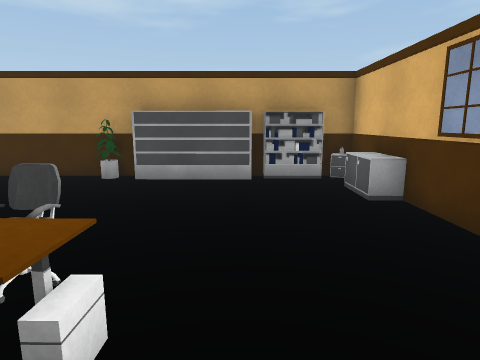
View 1 (above)

22 first-person views from a walk through a scene from a Unity 3-D project. The camera is 1.5 m above the floor, tilts 10° down and sees 75° across. The floor is counted in squares, 1 m on a side. Each view is taken from the middle of a square. On the plan, view 1 faces up. The plan holds only what a view shows up to about 15 squares ahead; the rest is blank.

View 2
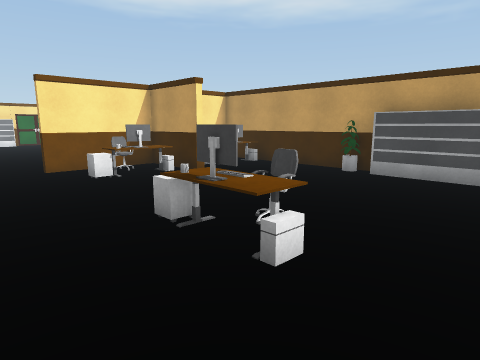

View 3
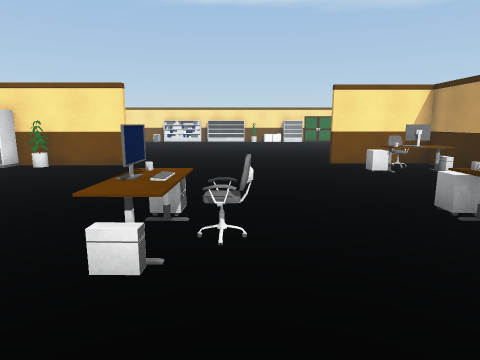

View 4
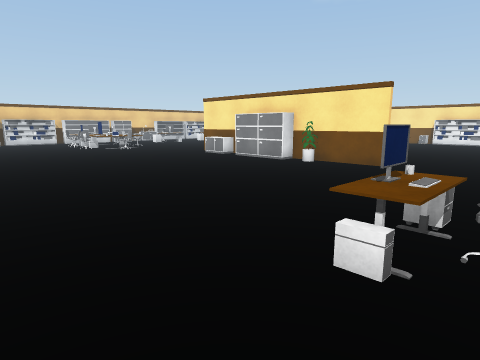

View 5
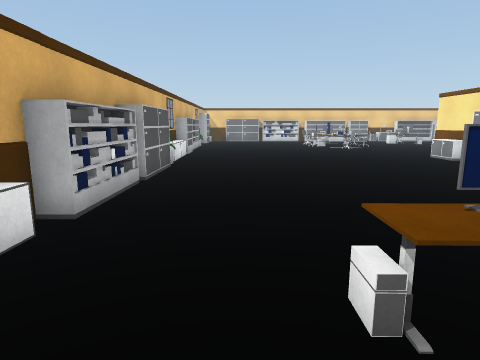

View 6
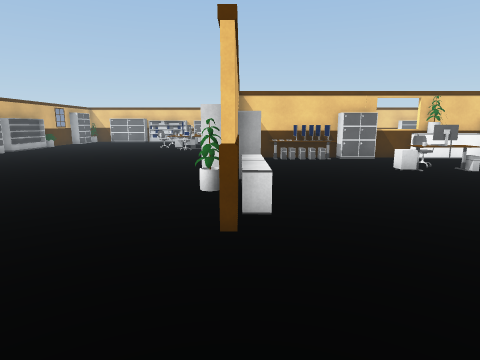

View 7
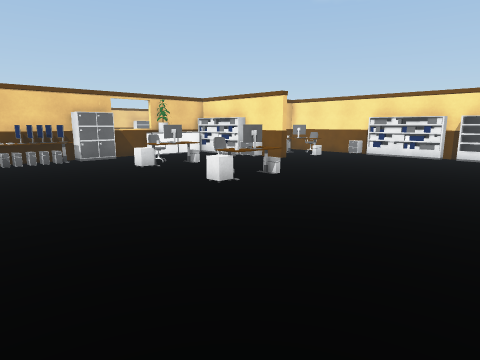

View 8
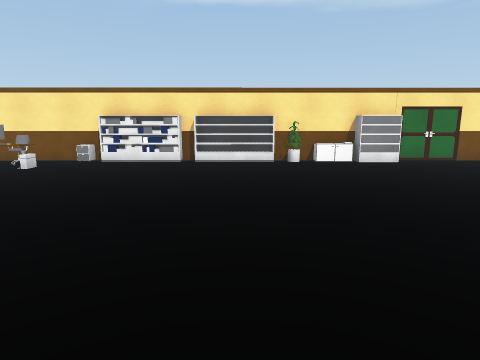

View 9
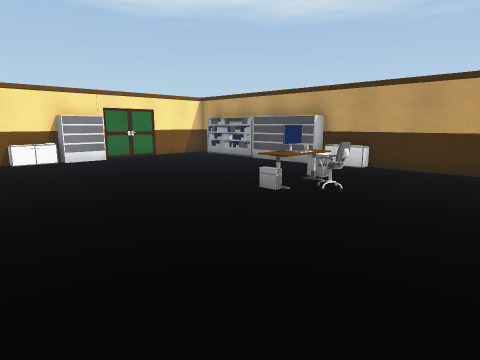

View 10
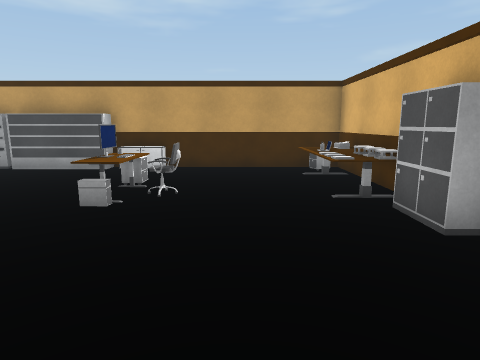

View 11
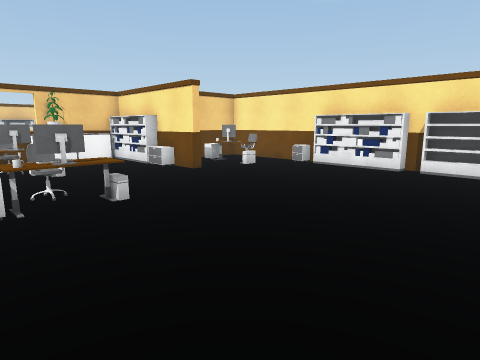

View 12
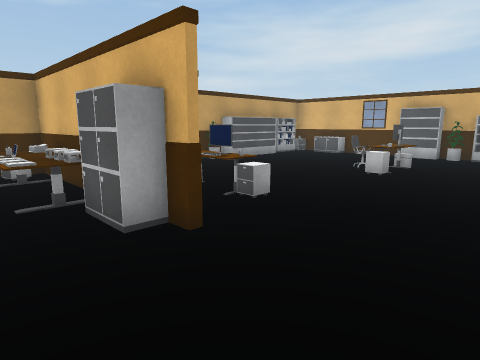

View 13
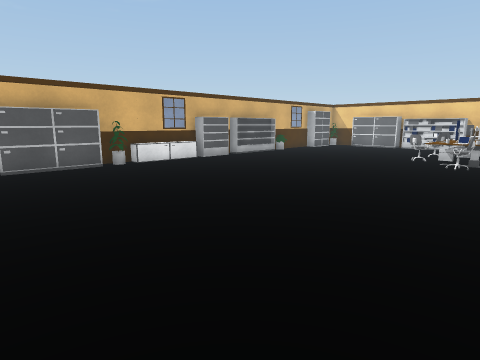

View 14
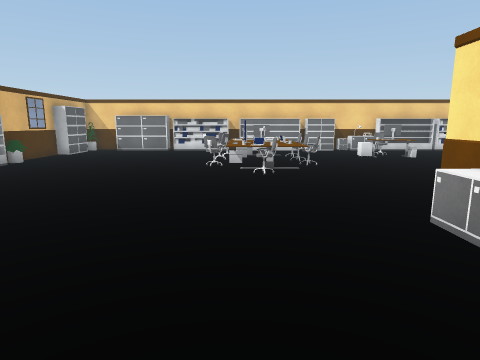

View 15
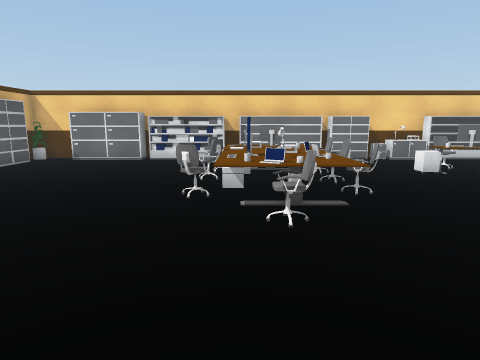

View 16
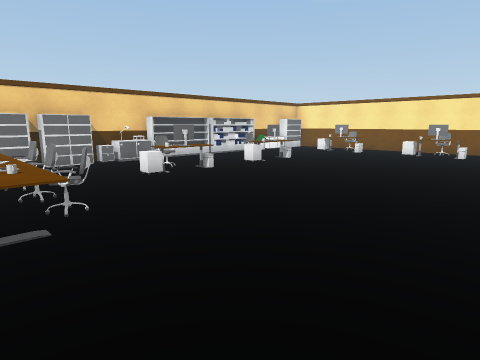

View 17
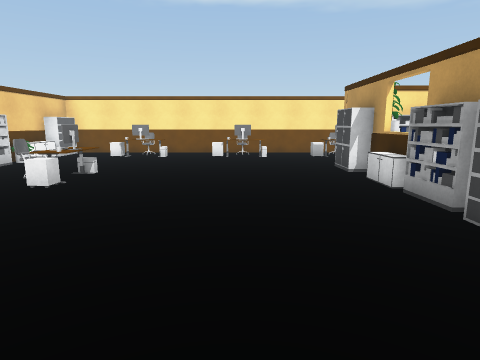

View 18
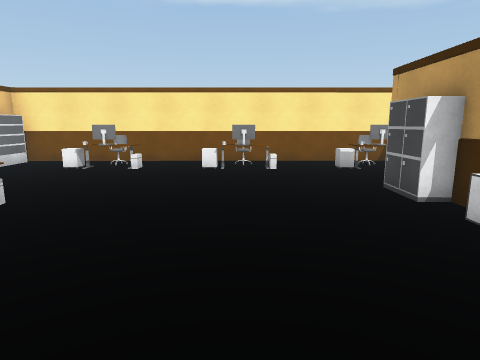

View 19
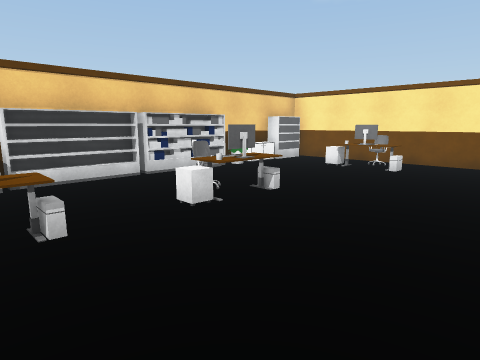

View 20
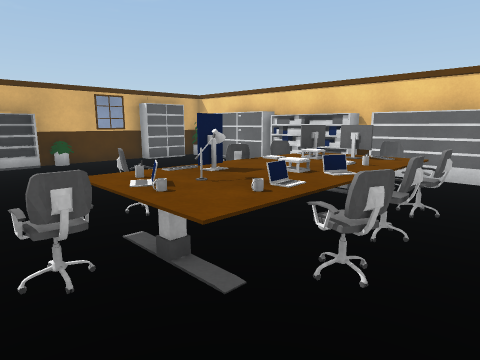

View 21
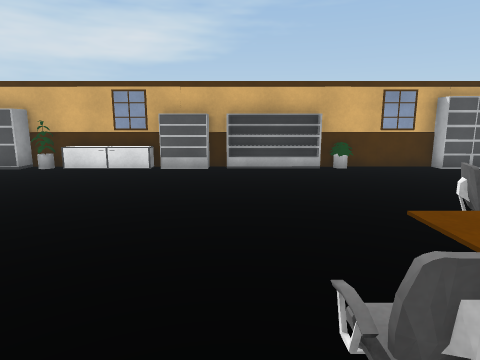

View 22
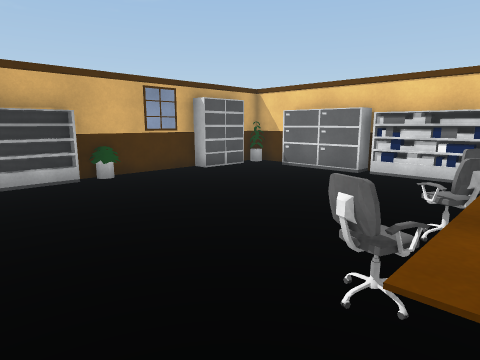

### Floor plan
Points are (right, up) in squares from view 1. A wall is a line through its corners. A room is listed if a view was taken in it or the views show most of it. See-through windows are left out.
Room 1 (views 1, 2, 3, 4, 5, 6, 7, 8, 9, 10, 11, 12, 13, 14, 15, 16, 17, 18, 19, 20, 21, 22)
walls: (-9.7, -9.4) (-9.7, -10.4); (-9.7, -14.4) (-9.7, -16.8); (-9.7, -6.2) (-9.7, -7.5); (-11.5, -16.6) (-10.9, -16.6); (-14.5, -16.6) (-13.4, -16.6); (-17.3, -16.8) (-19.1, -16.8); (-21.9, -10.8) (-21.5, -10.8) (-21.5, -12.4); (-21.2, -16.6) (-16.3, -16.6); (-10.4, 1.5) (-10.4, 2.3); (-24.8, -13.7) (-24.1, -13.7); (-26.3, -9.4) (-26.2, -13.2); (-26.2, -14.7) (-26.2, -30); (-10.4, 5) (-10.4, 9.2) (-18.5, 9.2); (-7.2, 5.3) (-10.2, 5.3) (-10.2, 1.5); (3.3, 4.1) (3.3, 8.5); (3.3, -26.5) (3.3, -22.9); (-2.9, 9.2) (-10.2, 9.2) (-10.2, 7.9); (1.6, -30.3) (2.5, -30.3); (-26.3, 7.3) (-26.3, 3.6)
objects: cabinet (-26, -9); shelf (-26, -8); shelf (-26, -5) to (-26, -4); other object (-26, -1); cabinet (-26, 0) to (-26, 1); shelf (-26, 2) to (-26, 3); shelf (-25, -30); other object (-25, -27) to (-24, -25); other object (-25, -22) to (-24, -20); other object (-25, -17) to (-24, -15); other object (-25, -13) to (-24, -11); cabinet (-24, -30) to (-23, -30); shelf (-23, 9); other object (-22, -30); shelf (-21, -30) to (-18, -30); cabinet (-21, -16) to (-18, -16); shelf (-21, -15) to (-21, -14); cabinet (-21, -13) to (-21, -12); shelf (-21, 9) to (-19, 9); cabinet (-20, -17); other object (-19, -27) to (-16, -26); other object (-18, -14) to (-15, -12); other object (-18, -10) to (-15, -8); shelf (-17, -30) to (-15, -30); cabinet (-17, -17); other object (-17, 4) to (-15, 6); cabinet (-17, 9); cabinet (-16, -16) to (-15, -16); shelf (-15, -17); cabinet (-14, -30) to (-13, -30); other object (-14, -27) to (-12, -26); other object (-14, -16); shelf (-13, -17) to (-12, -17); other object (-13, -16); cabinet (-12, -30); other object (-12, 4); other object (-12, 5); other object (-12, 6) to (-12, 7); other object (-12, 8); shelf (-11, -30) to (-10, -30); cabinet (-11, 2) to (-11, 4); other object (-11, 5); other object (-11, 6); other object (-11, 7) to (-11, 8); cabinet (-11, 9); shelf (-10, -13) to (-10, -12); cabinet (-10, -9) to (-10, -8); shelf (-9, -30) to (-6, -30); chair (-9, -26) to (-8, -26); chair (-9, -24); chair (-9, -23); cabinet (-9, -16) to (-9, -14); cabinet (-9, -13) to (-9, -10); other object (-9, -9); other object (-9, 2) to (-8, 4); other object (-9, 7) to (-8, 8); other object (-8, -27) to (-7, -27); other object (-8, -25); laptop (-8, -24); laptop (-8, -23); mug (-8, -22); other object (-8, -21); chair (-7, -28); monitor (-7, -26); other object (-7, -25); other object (-7, -24); other object (-7, -23); mug (-7, -22); chair (-7, -21); other object (-6, -27); monitor (-6, -26); other object (-6, -25); other object (-6, -24); monitor (-6, -23); laptop (-6, -22); other object (-6, -21); shelf (-5, -30) to (-3, -30); chair (-5, -26); chair (-5, -25) to (-5, -24); chair (-5, -23) to (-5, -22); other object (-4, 9); other object (-3, -4) to (-1, -2); other object (-3, 1) to (-1, 3); cabinet (-2, -30) to (1, -30); shelf (-2, 9) to (0, 9); shelf (2, 9); other object (3, -30); shelf (3, -29) to (3, -27); other object (3, -24); shelf (3, -22) to (3, -20); shelf (3, -19) to (3, -18); cabinet (3, -17) to (3, -14); other object (3, -13); cabinet (3, -12) to (3, -10); shelf (3, -9) to (3, -6); cabinet (3, -4); shelf (3, -3) to (3, 0); other object (3, 1); shelf (3, 2) to (3, 3); cabinet (3, 7); cabinet (3, 9)

Where each view was taken, in squares from view 1:
view 1: 0 up, 0 right, facing up
view 2: 1 down, 1 right, facing up-left
view 3: 2 down, 2 right, facing left
view 4: 2 down, 2 right, facing down-left
view 5: 1 down, 0 right, facing down
view 6: 2 down, 10 left, facing down
view 7: 2 down, 10 left, facing down-left
view 8: 3 down, 13 left, facing left
view 9: 2 down, 12 left, facing up-left
view 10: 2 down, 14 left, facing up
view 11: 2 down, 15 left, facing down-left
view 12: 2 down, 13 left, facing up-right
view 13: 8 down, 9 left, facing down-right
view 14: 11 down, 6 left, facing down
view 15: 16 down, 6 left, facing down
view 16: 17 down, 7 left, facing down-left
view 17: 21 down, 9 left, facing left
view 18: 21 down, 13 left, facing left
view 19: 21 down, 13 left, facing down-left
view 20: 20 down, 10 left, facing down-right
view 21: 20 down, 8 left, facing right
view 22: 20 down, 6 left, facing down-right
